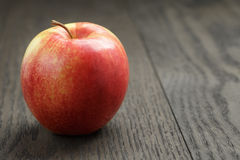
#> input picture apple.jpg, 240 x 160 px
$ python test_posterization.py
#> lines starting #> are read from the running program, lines starting #| are printed output that depends on the picture; after the words box and inside, x2 and y2 are one past the last pixel; in counts of white or black regions, pixels touching at a corner belong together
import numpy as np
import cv2

img = cv2.imread("apple.jpg", cv2.IMREAD_COLOR)
#> img is the input picture: shape (160, 240, 3); mean B, G, R 84.2, 94.3, 118.4
# img = img[::4, ::4]
# img = img[::2, ::2]

# img[img < 86] = 42
# img[img < 172] = 130
# img[img >= 172] = 212

img[img < 64] = 32
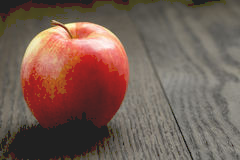
#> img: shape (160, 240, 3); mean B, G, R 83.3, 93.4, 117
img[img < 128] = 96
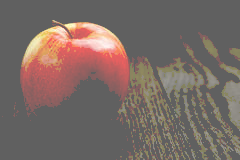
#> img: shape (160, 240, 3); mean B, G, R 100.9, 106.5, 121.1
img[img < 192] = 170
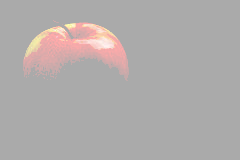
#> img: shape (160, 240, 3); mean B, G, R 170.4, 171.1, 175.7
img[img >= 192] = 224
#> img: shape (160, 240, 3); 9.67% of pixels changed, all inside (x1, y1, x2, y2) = (23, 20, 129, 81)

# [8 lines of commented-out code are left out]

cv2.imshow("Test Posterization", img)
cv2.waitKey(0)
cv2.destroyAllWindows()

$ run again, with Green Cavern.jpg copied over apple.jpg
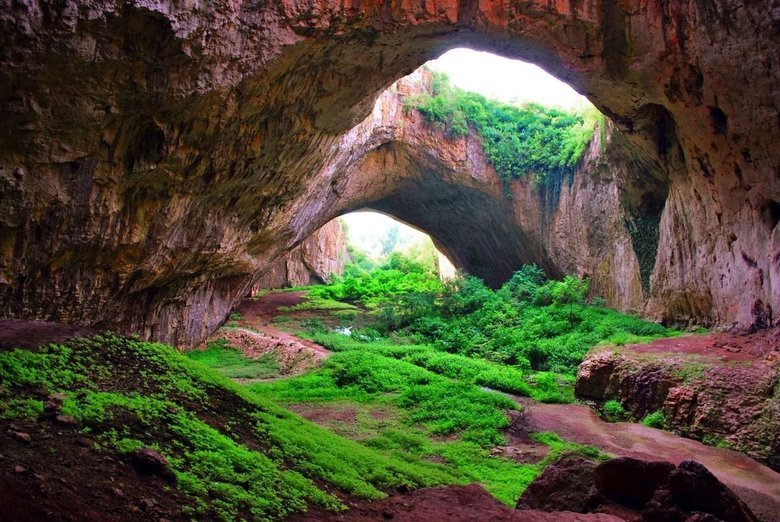
#> input picture Green Cavern.jpg, 780 x 522 px
#> img is the input picture: shape (522, 780, 3); mean B, G, R 52.4, 74.9, 77.4
#> `img[img < 128] = 96`:
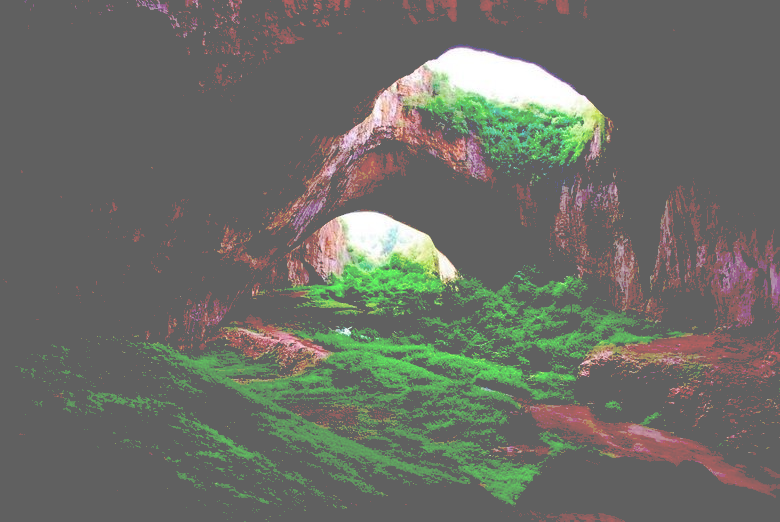
#> img: shape (522, 780, 3); mean B, G, R 102.1, 109.7, 107.7
#> `img[img < 192] = 170`:
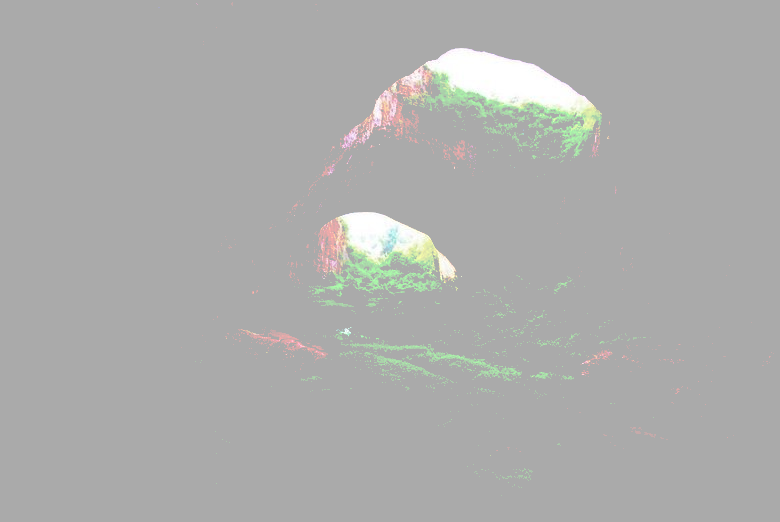
#> img: shape (522, 780, 3); mean B, G, R 171.8, 173, 172.5

$ run again, with House.jpg copied over apple.jpg
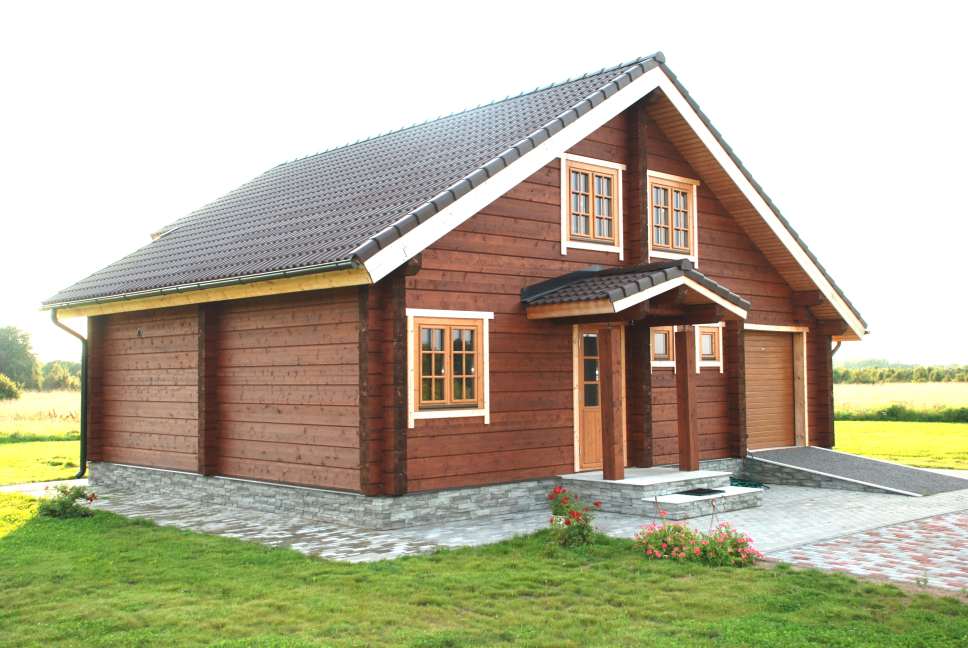
#> input picture House.jpg, 3872 x 2592 px (shown at 1/4 size)
#> img is the input picture: shape (2592, 3872, 3); mean B, G, R 152.9, 176.4, 182.6
#> `img[img < 192] = 170`:
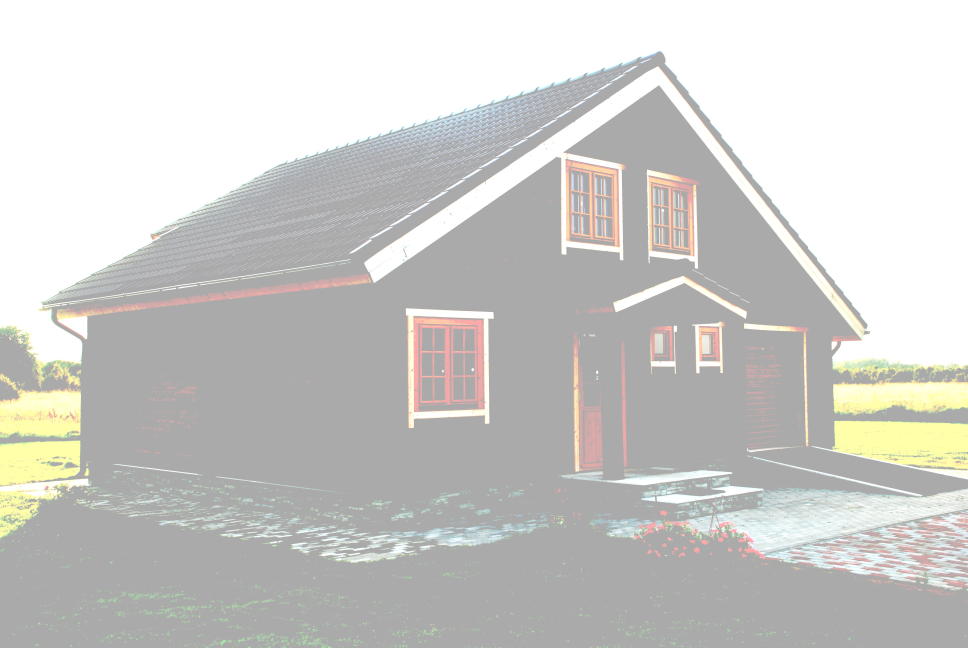
#> img: shape (2592, 3872, 3) (shown at 1/4 size); mean B, G, R 201.4, 204.1, 204.6
#> `img[img >= 192] = 224`:
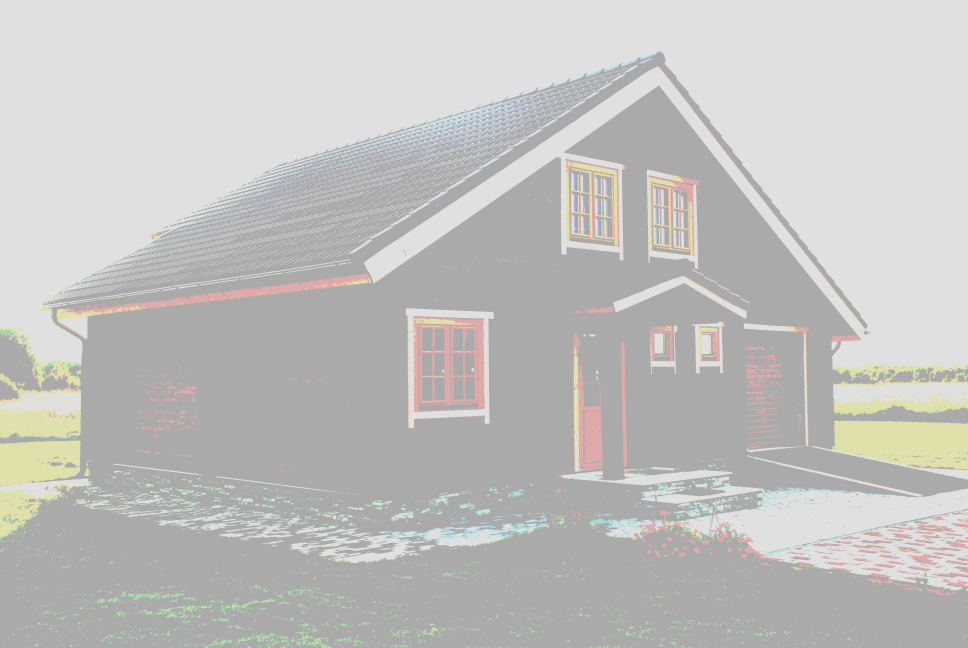
#> img: shape (2592, 3872, 3) (shown at 1/4 size); mean B, G, R 191.7, 193.7, 194.1
